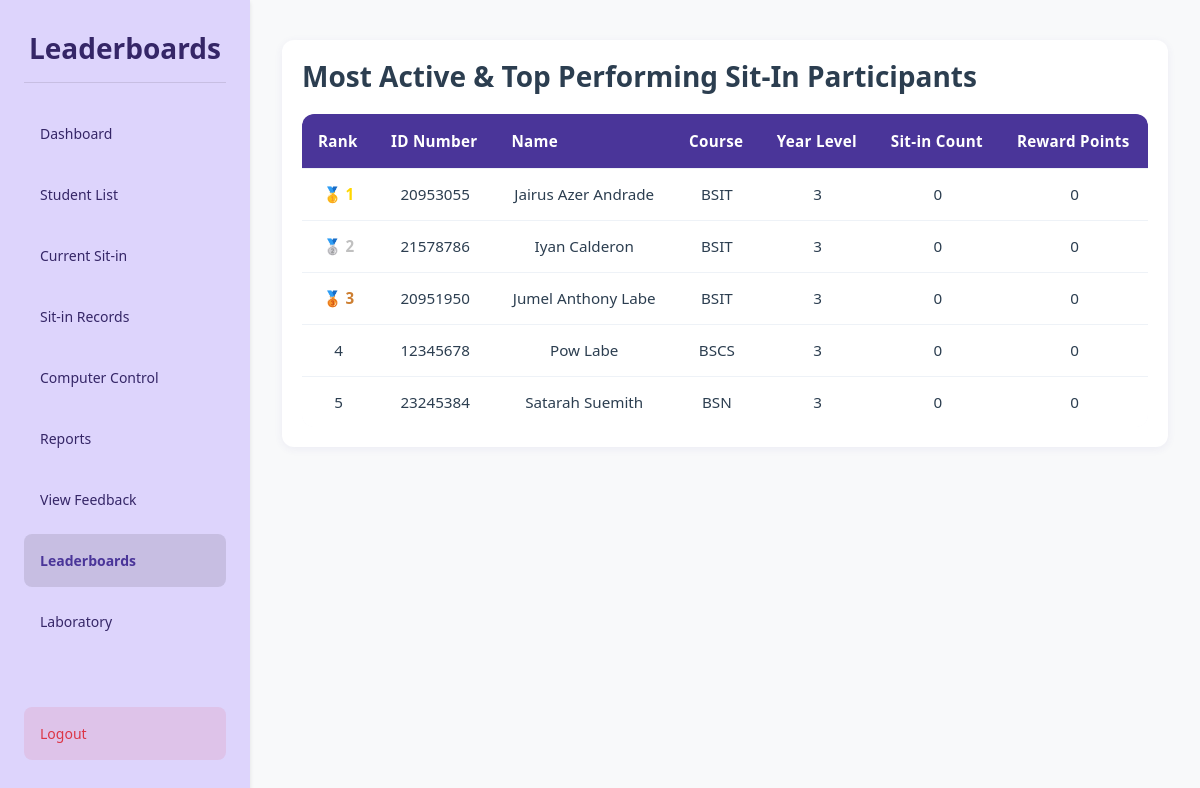
The page /admin/leaderboards (signed in) on the database as committed earlier.
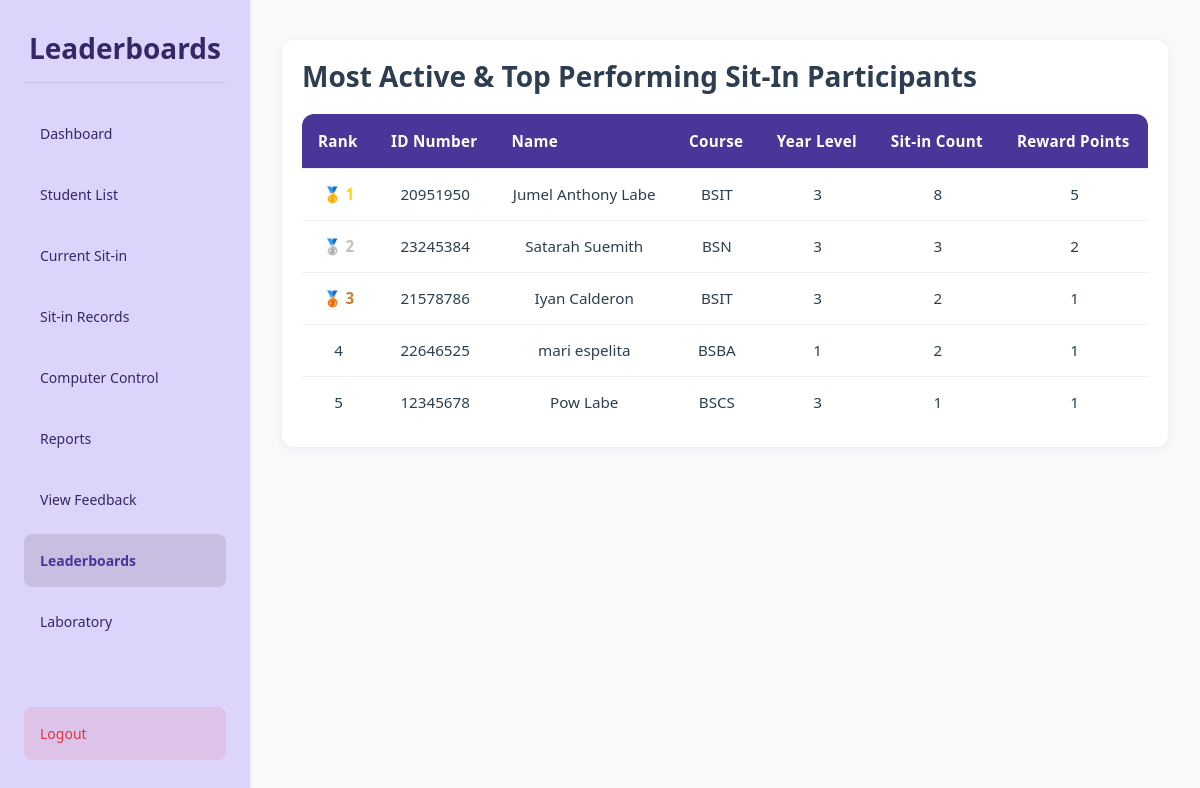
The same page on the database as committed later.
### tables this page shows
CREATE TABLE students ( 
idno TEXT PRIMARY KEY,
lastname TEXT NOT NULL,
firstname TEXT NOT NULL,
midname TEXT,
course TEXT NOT NULL,
year_level INTEGER NOT NULL,
email_address TEXT NOT NULL,
username TEXT NOT NULL CHECK (username = idno),
password TEXT NOT NULL,
profile_picture TEXT DEFAULT NULL,
session_count INTEGER DEFAULT 30
, reward_points INTEGER DEFAULT 0, reward_redeemable INTEGER DEFAULT 0, sit_in_count INTEGER DEFAULT 0);

### routes/admin_routes.py (the view)
@admin_bp.route('/leaderboards')
def leaderboards():
    if session.get('user_type') != 'admin':
        flash("Admin access required.", "danger")
        return redirect(url_for('auth.login'))
    leaderboard_data = get_combined_leaderboard_students(limit=5)
    return render_template(
        'admin/leaderboards.html',
        leaderboard_data=leaderboard_data
    )

### app.py (called while the page is built)
@app.after_request
def add_header(response):
    if 'Cache-Control' not in response.headers:
        response.headers['Cache-Control'] = 'no-store, no-cache, must-revalidate, post-check=0, pre-check=0, max-age=0'
        response.headers['Pragma'] = 'no-cache'
        response.headers['Expires'] = '-1'
    return response

### templates/admin/leaderboards.html (shortened to what this page needs)
{% extends "admin/base.html" %}
{% block content %}
<head>
    <link rel="stylesheet" href="static/styles.css">
    <link href="https://cdn.jsdelivr.net/npm/bootstrap@5.3.0/dist/css/bootstrap.min.css" rel="stylesheet">
</head>
<body>
    <div class="dashboard-container">
        <div class="sidebar">
            <h1 class="dashboard-title">Leaderboards</h1>
            <a href="{{ url_for('admin.admin_dashboard') }}" class="menu-btn">Dashboard</a>
            <a href="{{ url_for('admin.student_list') }}" class="menu-btn">Student List</a>
            <a href="{{ url_for('admin.current_sit_in') }}" class="menu-btn">Current Sit-in</a>
            <a href="{{ url_for('admin.sit_in_records') }}" class="menu-btn">Sit-in Records</a>
            <a href="{{ url_for('admin.computer_control') }}" class="menu-btn">Computer Control</a>
            <a href="{{ url_for('admin.reports') }}" class="menu-btn">Reports</a>
            <a href="{{ url_for('admin.feedback_reports') }}" class="menu-btn">View Feedback</a>
            <a href="{{ url_for('admin.leaderboards') }}" class="menu-btn active">Leaderboards</a>
            <a href="{{ url_for('admin.admin_resources') }}" class="menu-btn">Laboratory</a>
            <a href="{{ url_for('admin.logout') }}" class="menu-btn logout-btn">Logout</a>
        </div>
        <div class="content">
            <div class="container">
                <div class="table-container">
                    <div class="table-header">
                        <h2 class="table-title">Most Active & Top Performing Sit-In Participants</h2>
                    </div>
                    <table class="custom-table" id="leaderboardTable">
                        <thead>
                            <tr>
                                <th>Rank</th>
                                <th>ID Number</th>
                                <th>Name</th>
                                <th>Course</th>
                                <th>Year Level</th>
                                <th>Sit-in Count</th>
                                <th>Reward Points</th>
                            </tr>
                        </thead>
                        <tbody id="leaderboardTableBody">
                            {% for student in leaderboard_data %}
                            <tr>
                                <td>
                                    {% if loop.index == 1 %}
                                        <span class="rank-1">🥇 1</span>
                                    {% elif loop.index == 2 %}
                                        <span class="rank-2">🥈 2</span>
                                    {% elif loop.index == 3 %}
                                        <span class="rank-3">🥉 3</span>
                                    {% else %}
                                        {{ loop.index }}
                                    {% endif %}
                                </td>
                                <td>{{ student.idno }}</td>
                                <td>{{ student.firstname }} {{ student.lastname }}</td>
                                <td>{{ student.course }}</td>
                                <td>{{ student.year_level }}</td>
                                <td>{{ student.sit_in_count }}</td>
                                <td>{{ student.reward_points }}</td>
                            </tr>
                            {% else %}
                            <tr>
                                <td colspan="7" class="text-center">No data available.</td>
                            </tr>
                            {% endfor %}
                        </tbody>
                    </table>
                </div>
            </div>
        </div>
    </div>
</body>
{% endblock %}

Rows that differ between the two databases and show on the page:
no longer on this page (row unchanged): students: shows "🥇 1", idno "20953055", firstname "Jairus Azer", lastname "Andrade", course "BSIT", year_level "3", sit_in_count "0", reward_points "0"
changed students "Jumel Anthony": sit_in_count "0" → "8"; reward_points "0" → "5"; text "🥉 3" → "🥇 1"; moves up the list
changed students "Satarah": sit_in_count "0" → "3"; reward_points "0" → "2"; now shows "🥈 2"; moves up the list
changed students "Iyan": sit_in_count "0" → "2"; reward_points "0" → "1"; text "🥈 2" → "🥉 3"
now on this page (row edited): students: idno "22646525", firstname "mari", lastname "espelita", course "BSBA", year_level "1", sit_in_count "2", reward_points "1"
changed students "Pow": sit_in_count "0" → "1"; reward_points "0" → "1"
